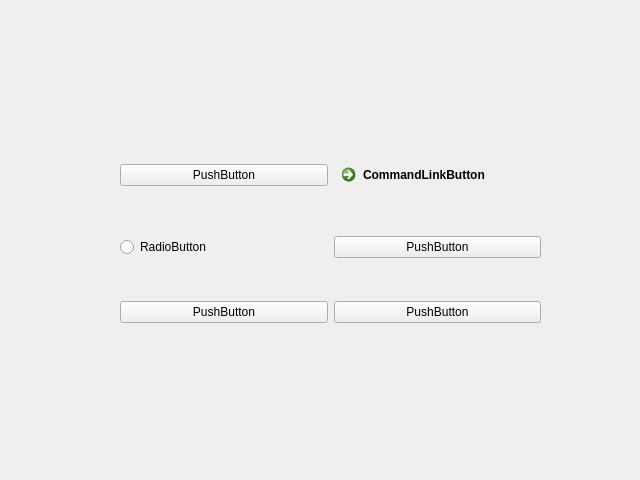
<?xml version="1.0" encoding="UTF-8"?>
<ui version="4.0">
 <class>Form</class>
 <widget class="QWidget" name="Form">
  <property name="geometry">
   <rect>
    <x>0</x>
    <y>0</y>
    <width>640</width>
    <height>480</height>
   </rect>
  </property>
  <property name="windowTitle">
   <string>Form</string>
  </property>
  <widget class="QWidget" name="gridLayoutWidget">
   <property name="geometry">
    <rect>
     <x>120</x>
     <y>120</y>
     <width>421</width>
     <height>241</height>
    </rect>
   </property>
   <layout class="QGridLayout" name="gridLayout">
    <item row="1" column="0">
     <widget class="QRadioButton" name="radioButton">
      <property name="text">
       <string>RadioButton</string>
      </property>
     </widget>
    </item>
    <item row="0" column="0">
     <widget class="QPushButton" name="pushButton">
      <property name="text">
       <string>PushButton</string>
      </property>
     </widget>
    </item>
    <item row="2" column="0">
     <widget class="QPushButton" name="pushButton_2">
      <property name="text">
       <string>PushButton</string>
      </property>
     </widget>
    </item>
    <item row="1" column="1">
     <widget class="QPushButton" name="pushButton_3">
      <property name="text">
       <string>PushButton</string>
      </property>
     </widget>
    </item>
    <item row="2" column="1">
     <widget class="QPushButton" name="pushButton_4">
      <property name="text">
       <string>PushButton</string>
      </property>
     </widget>
    </item>
    <item row="0" column="1">
     <widget class="QCommandLinkButton" name="commandLinkButton">
      <property name="text">
       <string>CommandLinkButton</string>
      </property>
     </widget>
    </item>
   </layout>
  </widget>
 </widget>
 <resources/>
 <connections/>
</ui>
